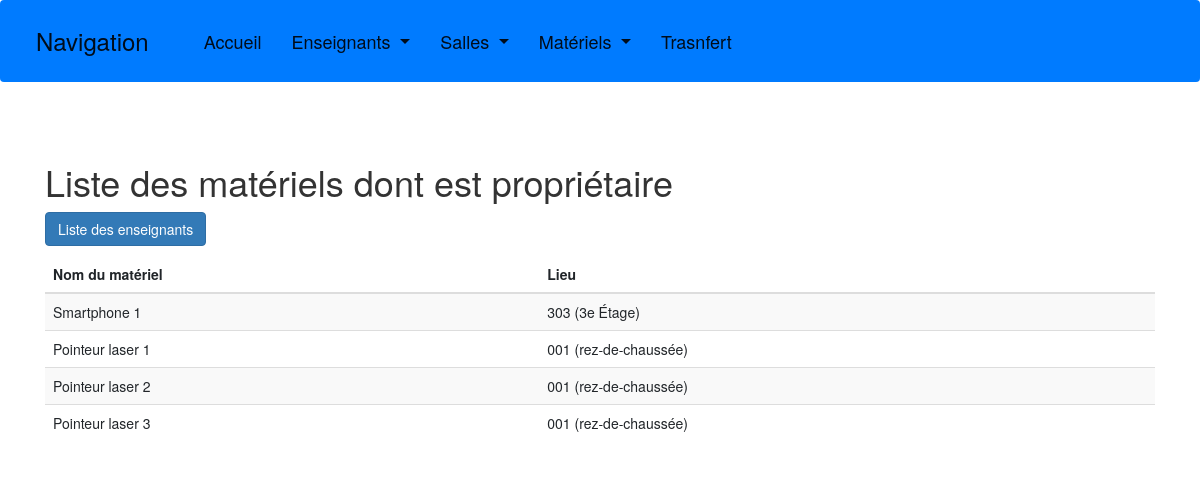
/enseignants/21/materiels_proprietaire/, run on the app's committed database.
### gestion_materiel/models.py (models this page shows, shortened)
class Materiel(models.Model):
    nom = models.CharField(
        max_length=100,
        blank=False,
        null=True,
        default=''
    )
    budget = models.CharField(
        max_length=100,
        blank=False,
        null=True,
        default=''
    )
    proprietaire = models.ForeignKey(
        Enseignant,
        on_delete=models.CASCADE,
        null=True,
        related_name='materiels_possedes'
    )
    lieu = models.ForeignKey(
        Salle,
        on_delete=models.CASCADE,
        null=True
    )
    possesseur = models.ForeignKey(
        Enseignant,
        on_delete=models.CASCADE,
        null=True,
        blank=True,
        related_name='materiels_en_possession'
    )

class Salle(models.Model):
    nom = models.CharField(
        max_length=50,
        blank=False,
        null=True,
        default='aucun'
    )
    etage = models.CharField(
        max_length=50,
        blank=False,
        null=True,
        default='aucun'
    )
    def __str__(self):
        if self.etage.lower() == "rez-de-chaussée":
            return f"{self.nom} ({self.etage})"
        else:
            return f"{self.nom} ({self.etage} Étage)"

### gestion_materiel/views.py (the view)
# urls.py: path('enseignants/<int:enseignant_id>/materiels_proprietaire/', views.liste_materiels_proprietaire, name='liste_materiels_proprietaire'),
def liste_materiels_proprietaire(request, enseignant_id):
    enseignant = Enseignant.objects.get(id=enseignant_id)
    materiels = Materiel.objects.filter(Q(proprietaire__nom__icontains=enseignant.nom) & Q(proprietaire__prenom__icontains=enseignant.prenom))
    context = {
        'enseignants': enseignant,
        'materiels': materiels,
    }
    return render(request, 'gestion_materiel/enseignants/liste_materiels_proprietaire.html', context)

### gestion_materiel/templates/gestion_materiel/enseignants/liste_materiels_proprietaire.html (shortened to what this page needs)
<!DOCTYPE html>
<html>
<head>
</head>
<body>
    {% include 'gestion_materiel/includes/entete.html' %}
    <div class="container">
        <h1>Liste des matériels dont {{ enseignant.nom }} {{ enseignant.prenom }} est propriétaire</h1>
        <a href="{% url 'liste_enseignants'%}" class="btn btn-primary">Liste des enseignants</a>
        <table class="table table-striped">
            <thead>
                <tr>
                    <th>Nom du matériel</th>
                    <th>Lieu</th>
                </tr>
            </thead>
            <tbody>
                {% for materiel in materiels %}
                    <tr>
                        <td>{{ materiel.nom }}</td>
                        <td>{{ materiel.lieu }}</td>
                    </tr>
                {% empty %}
                    <tr>
                        <td colspan="2">Aucun matériel trouvé.</td>
                    </tr>
                {% endfor %}
            </tbody>
        </table>
    </div>
</body>
</html>

### data on the page
Materiel: nom "Smartphone 1", lieu "303 (3e Étage)"
Materiel: nom "Pointeur laser 1", lieu "001 (rez-de-chaussée)"
Materiel: nom "Pointeur laser 2", lieu "001 (rez-de-chaussée)"
Materiel: nom "Pointeur laser 3", lieu "001 (rez-de-chaussée)"
